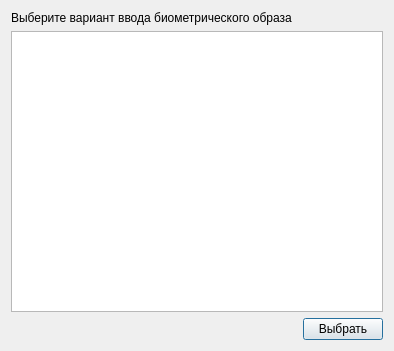
<?xml version="1.0" encoding="UTF-8"?>
<ui version="4.0">
 <class>SelectDialog</class>
 <widget class="QDialog" name="SelectDialog">
  <property name="geometry">
   <rect>
    <x>0</x>
    <y>0</y>
    <width>394</width>
    <height>351</height>
   </rect>
  </property>
  <property name="windowTitle">
   <string>Выбор варианта ввода образа</string>
  </property>
  <layout class="QGridLayout" name="gridLayout">
   <item row="0" column="0" colspan="2">
    <widget class="QLabel" name="label">
     <property name="text">
      <string>Выберите вариант ввода биометрического образа</string>
     </property>
    </widget>
   </item>
   <item row="2" column="1">
    <widget class="QPushButton" name="pushButton">
     <property name="text">
      <string>Выбрать</string>
     </property>
    </widget>
   </item>
   <item row="2" column="0">
    <spacer name="horizontalSpacer">
     <property name="orientation">
      <enum>Qt::Horizontal</enum>
     </property>
     <property name="sizeHint" stdset="0">
      <size>
       <width>40</width>
       <height>20</height>
      </size>
     </property>
    </spacer>
   </item>
   <item row="1" column="0" colspan="2">
    <widget class="QListWidget" name="listWidget"/>
   </item>
  </layout>
 </widget>
 <resources/>
 <connections>
  <connection>
   <sender>pushButton</sender>
   <signal>clicked()</signal>
   <receiver>SelectDialog</receiver>
   <slot>pressed()</slot>
   <hints>
    <hint type="sourcelabel">
     <x>358</x>
     <y>329</y>
    </hint>
    <hint type="destinationlabel">
     <x>130</x>
     <y>320</y>
    </hint>
   </hints>
  </connection>
 </connections>
 <slots>
  <slot>pressed()</slot>
 </slots>
</ui>
